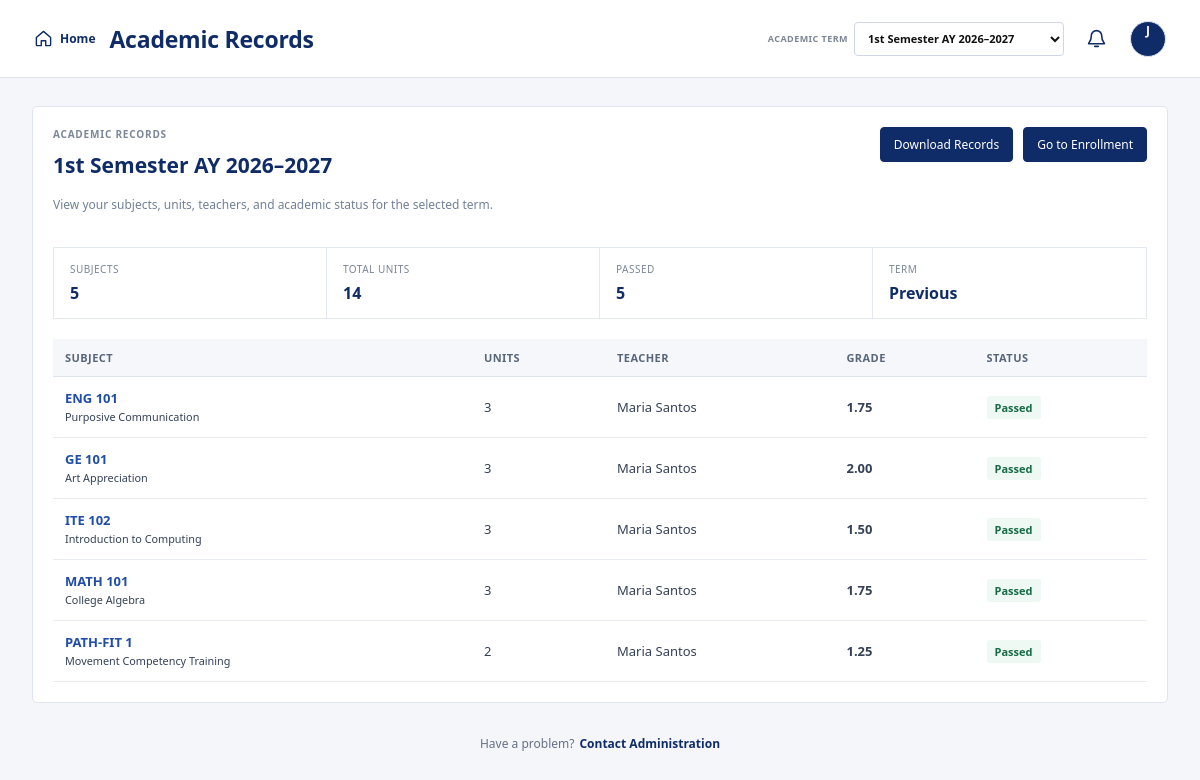
The app's page /academic_records.php?term=2026-2027-1 (signed in) with its own data.
### tables this page shows
CREATE TABLE academic_terms (
 id INT AUTO_INCREMENT PRIMARY KEY,
 term_key VARCHAR(40) UNIQUE NOT NULL,
 label VARCHAR(120) NOT NULL,
 is_current TINYINT(1) NOT NULL DEFAULT 0,
 sort_order INT NOT NULL DEFAULT 0
);

CREATE TABLE academic_records (
 id INT AUTO_INCREMENT PRIMARY KEY,
 user_id INT NOT NULL,
 term_id INT NOT NULL,
 subject_id INT NOT NULL,
 teacher VARCHAR(150) NULL,
 grade VARCHAR(20) NOT NULL,
 remarks VARCHAR(100) NOT NULL DEFAULT 'Completed',
 created_at TIMESTAMP DEFAULT CURRENT_TIMESTAMP,
 FOREIGN KEY (user_id) REFERENCES users(id) ON DELETE CASCADE,
 FOREIGN KEY (term_id) REFERENCES academic_terms(id) ON DELETE CASCADE,
 FOREIGN KEY (subject_id) REFERENCES subjects(id) ON DELETE CASCADE
);

CREATE TABLE subjects (
 id INT AUTO_INCREMENT PRIMARY KEY,
 code VARCHAR(30) NOT NULL UNIQUE,
 name VARCHAR(150) NOT NULL,
 units INT NOT NULL,
 section VARCHAR(50),
 faculty_id INT NULL,
 description TEXT NULL,
 prerequisite VARCHAR(180) NULL,
 FOREIGN KEY (faculty_id) REFERENCES users(id) ON DELETE SET NULL
);

### config.php (called while the page is built, shortened)
<?php
function e($value) { return htmlspecialchars((string)$value, ENT_QUOTES, 'UTF-8'); }
function get_terms(PDO $pdo): array { try { return $pdo->query('SELECT * FROM academic_terms ORDER BY sort_order DESC')->fetchAll(); } catch (PDOException $e) { return []; } }
function current_term(PDO $pdo): ?array { try { $q=$pdo->query("SELECT * FROM academic_terms WHERE is_current=1 ORDER BY id DESC LIMIT 1"); return $q->fetch() ?: null; } catch (PDOException $e) { return null; } }
function selected_term(PDO $pdo): ?array {
    $terms=get_terms($pdo); if (!$terms) return null;
    $key=$_GET['term']??'';
    foreach($terms as $t) if($t['term_key']===$key) return $t;
    return $terms[0];
}

### academic_records.php (the view)
<?php
require 'config.php'; require_role('student'); $title='Academic Records'; $u=$_SESSION['user']; $term=selected_term($pdo); $termId=$term?(int)$term['id']:0; $current=current_term($pdo); $isCurrent=$current&&$term&&(int)$current['id']===$termId;
if($isCurrent){$q=$pdo->prepare("SELECT s.id AS subject_id,s.code,s.name,s.units,e.status,'In Progress' AS grade,'Current Enrollment' AS remarks,COALESCE(f.name,'Assigned Faculty') teacher FROM enrollments e JOIN subjects s ON s.id=e.subject_id LEFT JOIN subject_offerings o ON o.id=e.offering_id LEFT JOIN users f ON f.id=o.faculty_id WHERE e.student_id=? AND e.term_id=? ORDER BY s.code");$q->execute([$u['id'],$termId]);$rows=$q->fetchAll();}else{$q=$pdo->prepare("SELECT s.id AS subject_id,s.code,s.name,s.units,r.grade,r.remarks,r.teacher FROM academic_records r JOIN subjects s ON s.id=r.subject_id WHERE r.user_id=? AND r.term_id=? ORDER BY s.code");$q->execute([$u['id'],$termId]);$rows=$q->fetchAll();}
$units=array_sum(array_map(fn($r)=>(int)$r['units'],$rows));$passed=0;foreach($rows as $r)if(strtolower((string)$r['remarks'])==='passed')$passed++;
require 'header.php';?>
<div class="section"><div class="section-intro"><div><span class="eyebrow">ACADEMIC RECORDS</span><h2><?=e($term['label']??'Academic Term')?></h2><p class="muted">View your subjects, units, teachers, and academic status for the selected term.</p></div><div class="button-group"><a class="btn" href="download_records.php?term=<?=e($term['term_key']??'')?>">Download Records</a><a class="btn" href="enrollment.php">Go to Enrollment</a></div></div><div class="enrollment-overview"><div><span>Subjects</span><strong><?=e(count($rows))?></strong></div><div><span>Total Units</span><strong><?=e($units)?></strong></div><div><span>Passed</span><strong><?=e($passed)?></strong></div><div><span>Term</span><strong><?=e($isCurrent?'Current':'Previous')?></strong></div></div><?php if(!$rows):?><p class="muted">No academic records are available for this term.</p><?php else:?><div class="table-scroll"><table class="table"><tr><th>Subject</th><th>Units</th><th>Teacher</th><th>Grade</th><th>Status</th></tr><?php foreach($rows as $r):?><tr><td><a href="subject_details.php?id=<?=e($r['subject_id'])?>"><b><?=e($r['code'])?></b></a><br><small><?=e($r['name'])?></small></td><td><?=e($r['units'])?></td><td><?=e($r['teacher']?:'Assigned Faculty')?></td><td><b><?=e($r['grade'])?></b></td><td><span class="badge <?=strtolower($r['remarks'])==='passed'?'approved':'pending'?>"><?=e($r['remarks'])?></span></td></tr><?php endforeach;?></table></div><?php endif;?></div>
<div class="admin-help"><span>Have a problem?</span><a href="contact.php">Contact Administration</a></div><?php require 'footer.php';?>

### records on screen
academic_terms: label "1st Semester AY 2026–2027"
academic_records: subject.code "ENG 101", subject.name "Purposive Communication", subject.units "3", teacher "Maria Santos", grade "1.75", remarks "Passed"
academic_records: subject.code "GE 101", subject.name "Art Appreciation", subject.units "3", teacher "Maria Santos", grade "2.00", remarks "Passed"
academic_records: subject.code "ITE 102", subject.name "Introduction to Computing", subject.units "3", teacher "Maria Santos", grade "1.50", remarks "Passed"
academic_records: subject.code "MATH 101", subject.name "College Algebra", subject.units "3", teacher "Maria Santos", grade "1.75", remarks "Passed"
academic_records: subject.code "PATH-FIT 1", subject.name "Movement Competency Training", subject.units "2", teacher "Maria Santos", grade "1.25", remarks "Passed"

### other values on screen
$title "Academic Records"
substr($_SESSION['user']['name'],0,1) "J"
count($rows) "5"
$units "14"
$passed "5"
$isCurrent?'Current':'Previous' "Previous"
form field term "1st Semester AY 2026–2027"
